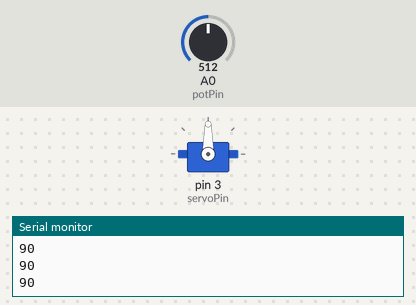
A sketch run on a simulated Arduino Uno, built with avr-gcc and run on an emulated ATmega328P. On the bench: servo, the last lines printed to the serial monitor. The test bench sets the inputs (shaded band); at power-on: A0 (potPin) = 512.

Above: at 1.2 s.
1.3 s: A0 (potPin) set to 716
At 1.7 s:
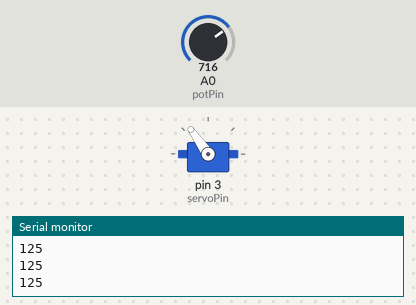
2.9 s: A0 (potPin) set to 900
At 4.2 s:
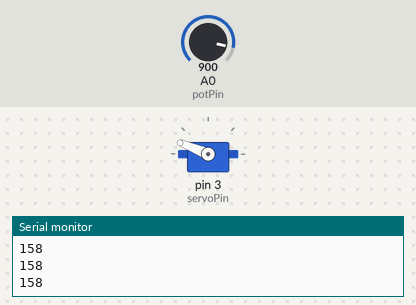
4.5 s: A0 (potPin) set to 1023
At 5.8 s:
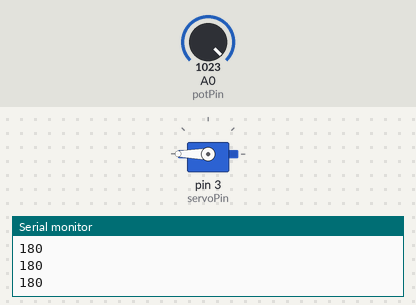
6.1 s: A0 (potPin) set to 306
At 7.3 s:
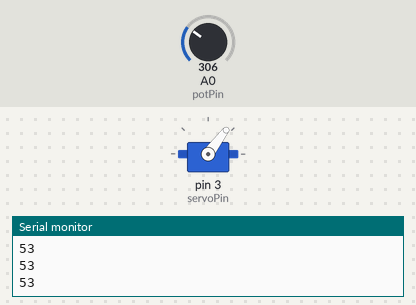
7.7 s: A0 (potPin) set to 122
At 8.7 s:
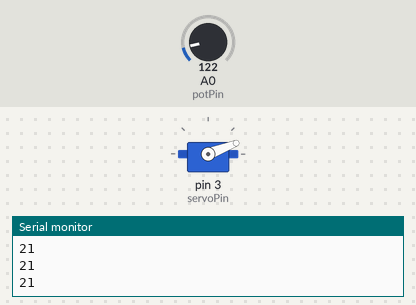
9.3 s: A0 (potPin) set to 0
At 10.1 s:
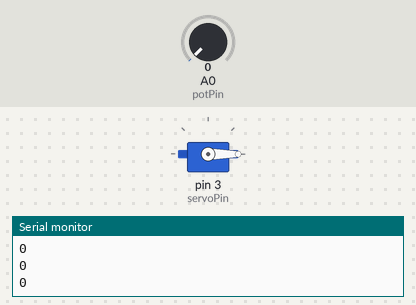
Timing chart, 0 to 11.9 s (numbered marks = the images above; inputs shaded):
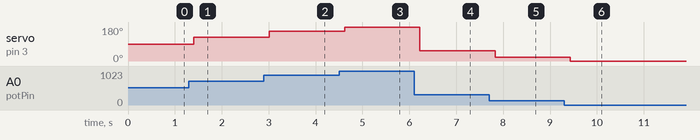

Measured:
- after the input at 1.3 s, servo on pin 3 (servoPin): 90° → 125° after 0.11 s
- after the input at 2.9 s, servo on pin 3 (servoPin): 125° → 158° after 0.11 s
- after the input at 4.5 s, servo on pin 3 (servoPin): 158° → 180° after 0.12 s
- after the input at 6.1 s, servo on pin 3 (servoPin): 180° → 53° after 0.12 s
- after the input at 7.7 s, servo on pin 3 (servoPin): 53° → 21° after 0.13 s
- after the input at 9.3 s, servo on pin 3 (servoPin): 21° → 0° after 0.14 s

The sketch:

Bai15-Servo.ino
```cpp
#include <Servo.h>
Servo myServo;
int servoPin = 3;
int servoPos = 0;
int readVal=0;
int potPin = A0;
void setup() {
  // put your setup code here, to run once:
  myServo.attach(servoPin);
  pinMode(potPin,INPUT);
  Serial.begin(9600);
}

void loop() {
  // put your main code here, to run repeatedly:
  readVal = analogRead(potPin);
  delay(100);
//  Serial.println(readVal);
  servoPos = map(readVal,0,1023,0,180);
  Serial.println(servoPos);

  myServo.write(servoPos);

}
```
